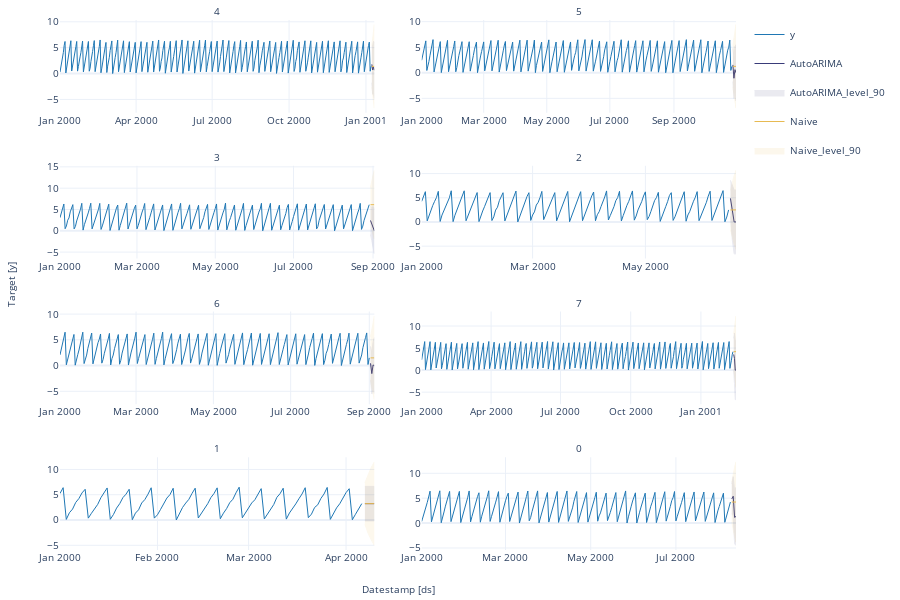

Notebook code for this chart:
### Code cell
#| hide
fcst.plot(panel_df, fcsts_df, models=['AutoARIMA', 'Naive'])

### Figure 1 — Plotly figure (JSON) as saved in the notebook; plotly's stock layout.template omitted (floating-point values rounded to 4 significant figures; data arrays with more than 128 entries replaced by an {"elided": "..."} marker saying what was removed)
{"data": [{"legendgroup": "y", "line": {"color": "#1f77b4", "width": 1}, "mode": "lines", "name": "y", "showlegend": true, "type": "scatter", "x": {"elided": "373 str values"}, "xaxis": "x", "y": {"elided": "373 float values"}, "yaxis": "y"}, {"legendgroup": "y", "line": {"color": "#1f77b4", "width": 1}, "mode": "lines", "name": "y", "showlegend": false, "type": "scatter", "x": {"elided": "301 str values"}, "xaxis": "x2", "y": {"elided": "301 float values"}, "yaxis": "y2"}, {"legendgroup": "y", "line": {"color": "#1f77b4", "width": 1}, "mode": "lines", "name": "y", "showlegend": false, "type": "scatter", "x": {"elided": "242 str values"}, "xaxis": "x3", "y": {"elided": "242 float values"}, "yaxis": "y3"}, {"legendgroup": "y", "line": {"color": "#1f77b4", "width": 1}, "mode": "lines", "name": "y", "showlegend": false, "type": "scatter", "x": {"elided": "167 str values"}, "xaxis": "x4", "y": {"elided": "167 float values"}, "yaxis": "y4"}, {"legendgroup": "y", "line": {"color": "#1f77b4", "width": 1}, "mode": "lines", "name": "y", "showlegend": false, "type": "scatter", "x": {"elided": "245 str values"}, "xaxis": "x5", "y": {"elided": "245 float values"}, "yaxis": "y5"}, {"legendgroup": "y", "line": {"color": "#1f77b4", "width": 1}, "mode": "lines", "name": "y", "showlegend": false, "type": "scatter", "x": {"elided": "409 str values"}, "xaxis": "x6", "y": {"elided": "409 float values"}, "yaxis": "y6"}, {"legendgroup": "y", "line": {"color": "#1f77b4", "width": 1}, "mode": "lines", "name": "y", "showlegend": false, "type": "scatter", "x": ["2000-01-01T00:00:00", "2000-01-02T00:00:00", "2000-01-03T00:00:00", "2000-01-04T00:00:00", "2000-01-05T00:00:00", "2000-01-06T00:00:00", "2000-01-07T00:00:00", "2000-01-08T00:00:00", "2000-01-09T00:00:00", "2000-01-10T00:00:00", "2000-01-11T00:00:00", "2000-01-12T00:00:00", "2000-01-13T00:00:00", "2000-01-14T00:00:00", "2000-01-15T00:00:00", "2000-01-16T00:00:00", "2000-01-17T00:00:00", "2000-01-18T00:00:00", "2000-01-19T00:00:00", "2000-01-20T00:00:00", "2000-01-21T00:00:00", "2000-01-22T00:00:00", "2000-01-23T00:00:00", "2000-01-24T00:00:00", "2000-01-25T00:00:00", "2000-01-26T00:00:00", "2000-01-27T00:00:00", "2000-01-28T00:00:00", "2000-01-29T00:00:00", "2000-01-30T00:00:00", "2000-01-31T00:00:00", "2000-02-01T00:00:00", "2000-02-02T00:00:00", "2000-02-03T00:00:00", "2000-02-04T00:00:00", "2000-02-05T00:00:00", "2000-02-06T00:00:00", "2000-02-07T00:00:00", "2000-02-08T00:00:00", "2000-02-09T00:00:00", "2000-02-10T00:00:00", "2000-02-11T00:00:00", "2000-02-12T00:00:00", "2000-02-13T00:00:00", "2000-02-14T00:00:00", "2000-02-15T00:00:00", "2000-02-16T00:00:00", "2000-02-17T00:00:00", "2000-02-18T00:00:00", "2000-02-19T00:00:00", "2000-02-20T00:00:00", "2000-02-21T00:00:00", "2000-02-22T00:00:00", "2000-02-23T00:00:00", "2000-02-24T00:00:00", "2000-02-25T00:00:00", "2000-02-26T00:00:00", "2000-02-27T00:00:00", "2000-02-28T00:00:00", "2000-02-29T00:00:00", "2000-03-01T00:00:00", "2000-03-02T00:00:00", "2000-03-03T00:00:00", "2000-03-04T00:00:00", "2000-03-05T00:00:00", "2000-03-06T00:00:00", "2000-03-07T00:00:00", "2000-03-08T00:00:00", "2000-03-09T00:00:00", "2000-03-10T00:00:00", "2000-03-11T00:00:00", "2000-03-12T00:00:00", "2000-03-13T00:00:00", "2000-03-14T00:00:00", "2000-03-15T00:00:00", "2000-03-16T00:00:00", "2000-03-17T00:00:00", "2000-03-18T00:00:00", "2000-03-19T00:00:00", "2000-03-20T00:00:00", "2000-03-21T00:00:00", "2000-03-22T00:00:00", "2000-03-23T00:00:00", "2000-03-24T00:00:00", "2000-03-25T00:00:00", "2000-03-26T00:00:00", "2000-03-27T00:00:00", "2000-03-28T00:00:00", "2000-03-29T00:00:00", "2000-03-30T00:00:00", "2000-03-31T00:00:00", "2000-04-01T00:00:00", "2000-04-02T00:00:00", "2000-04-03T00:00:00", "2000-04-04T00:00:00", "2000-04-05T00:00:00", "2000-04-06T00:00:00"], "xaxis": "x7", "y": [5.242, 6.394, 0.1147, 1.44, 2.157, 3.479, 4.236, 5.356, 6.077, 0.3652, 1.323, 2.107, 3.093, 4.404, 5.374, 6.337, 0.1384, 1.087, 2.352, 3.232, 4.42, 5.102, 6.082, 0.06242, 1.361, 2.015, 3.373, 4.046, 5.109, 6.375, 0.3658, 1.023, 2.105, 3.143, 4.339, 5.032, 6.278, 0.00462, 1.417, 2.492, 3.352, 4.091, 5.256, 6.29, 0.3938, 1.303, 2.109, 3.228, 4.439, 5.246, 6.358, 0.2431, 1.354, 2.249, 3.422, 4.097, 5.387, 6.487, 0.4312, 1.39, 2.493, 3.377, 4.002, 5.135, 6.205, 0.2141, 1.149, 2.201, 3.06, 4.49, 5.203, 6.285, 0.1718, 1.394, 2.206, 3.18, 4.2, 5.151, 6.388, 0.4631, 1.163, 2.476, 3.007, 4.267, 5.152, 6.441, 0.1253, 1.339, 2.405, 3.216, 4.376, 5.415, 6.19, 0.04827, 1.128, 2.296, 3.238], "yaxis": "y7"}, {"legendgroup": "y", "line": {"color": "#1f77b4", "width": 1}, "mode": "lines", "name": "y", "showlegend": false, "type": "scatter", "x": {"elided": "222 str values"}, "xaxis": "x8", "y": {"elided": "222 float values"}, "yaxis": "y8"}, {"legendgroup": "AutoARIMA", "line": {"color": "#393b79", "width": 1}, "mode": "lines", "name": "AutoARIMA", "showlegend": true, "type": "scatter", "x": ["2001-01-08T00:00:00", "2001-01-09T00:00:00", "2001-01-10T00:00:00", "2001-01-11T00:00:00"], "xaxis": "x", "y": [1.771, 0.6798, 1.236, 0.639], "yaxis": "y"}, {"fill": "toself", "fillcolor": "#393b79", "legendgroup": "AutoARIMA_level_90", "line": {"color": "#393b79", "width": 1}, "mode": "lines", "name": "AutoARIMA_level_90", "opacity": 0.1, "showlegend": true, "type": "scatter", "x": ["2001-01-08T00:00:00.000000000", "2001-01-09T00:00:00.000000000", "2001-01-10T00:00:00.000000000", "2001-01-11T00:00:00.000000000", "2001-01-11T00:00:00.000000000", "2001-01-10T00:00:00.000000000", "2001-01-09T00:00:00.000000000", "2001-01-08T00:00:00.000000000"], "xaxis": "x", "y": [5.311, 5.353, 6.194, 6.118, -4.839, -3.721, -3.993, -1.77], "yaxis": "y"}, {"legendgroup": "Naive", "line": {"color": "#e7ba52", "width": 1}, "mode": "lines", "name": "Naive", "showlegend": true, "type": "scatter", "x": ["2001-01-08T00:00:00", "2001-01-09T00:00:00", "2001-01-10T00:00:00", "2001-01-11T00:00:00"], "xaxis": "x", "y": [1.387, 1.387, 1.387, 1.387], "yaxis": "y"}, {"fill": "toself", "fillcolor": "#e7ba52", "legendgroup": "Naive_level_90", "line": {"color": "#e7ba52", "width": 1}, "mode": "lines", "name": "Naive_level_90", "opacity": 0.1, "showlegend": true, "type": "scatter", "x": ["2001-01-08T00:00:00.000000000", "2001-01-09T00:00:00.000000000", "2001-01-10T00:00:00.000000000", "2001-01-11T00:00:00.000000000", "2001-01-11T00:00:00.000000000", "2001-01-10T00:00:00.000000000", "2001-01-09T00:00:00.000000000", "2001-01-08T00:00:00.000000000"], "xaxis": "x", "y": [5.42, 7.091, 8.373, 9.454, -6.68, -5.599, -4.317, -2.647], "yaxis": "y"}, {"legendgroup": "AutoARIMA", "line": {"color": "#393b79", "width": 1}, "mode": "lines", "name": "AutoARIMA", "showlegend": false, "type": "scatter", "x": ["2000-10-28T00:00:00", "2000-10-29T00:00:00", "2000-10-30T00:00:00", "2000-10-31T00:00:00"], "xaxis": "x2", "y": [1.545, -1.07, 0.6109, 0], "yaxis": "y2"}, {"fill": "toself", "fillcolor": "#393b79", "legendgroup": "AutoARIMA_level_90", "line": {"color": "#393b79", "width": 1}, "mode": "lines", "name": "AutoARIMA_level_90", "opacity": 0.1, "showlegend": false, "type": "scatter", "x": ["2000-10-28T00:00:00.000000000", "2000-10-29T00:00:00.000000000", "2000-10-30T00:00:00.000000000", "2000-10-31T00:00:00.000000000", "2000-10-31T00:00:00.000000000", "2000-10-30T00:00:00.000000000", "2000-10-29T00:00:00.000000000", "2000-10-28T00:00:00.000000000"], "xaxis": "x2", "y": [4.797, 2.89, 5.156, 5.5, -5.5, -3.934, -5.03, -1.706], "yaxis": "y2"}, {"legendgroup": "Naive", "line": {"color": "#e7ba52", "width": 1}, "mode": "lines", "name": "Naive", "showlegend": false, "type": "scatter", "x": ["2000-10-28T00:00:00", "2000-10-29T00:00:00", "2000-10-30T00:00:00", "2000-10-31T00:00:00"], "xaxis": "x2", "y": [1.253, 1.253, 1.253, 1.253], "yaxis": "y2"}, {"fill": "toself", "fillcolor": "#e7ba52", "legendgroup": "Naive_level_90", "line": {"color": "#e7ba52", "width": 1}, "mode": "lines", "name": "Naive_level_90", "opacity": 0.1, "showlegend": false, "type": "scatter", "x": ["2000-10-28T00:00:00.000000000", "2000-10-29T00:00:00.000000000", "2000-10-30T00:00:00.000000000", "2000-10-31T00:00:00.000000000", "2000-10-31T00:00:00.000000000", "2000-10-30T00:00:00.000000000", "2000-10-29T00:00:00.000000000", "2000-10-28T00:00:00.000000000"], "xaxis": "x2", "y": [5.336, 7.027, 8.325, 9.419, -6.913, -5.819, -4.521, -2.83], "yaxis": "y2"}, {"legendgroup": "AutoARIMA", "line": {"color": "#393b79", "width": 1}, "mode": "lines", "name": "AutoARIMA", "showlegend": false, "type": "scatter", "x": ["2000-08-30T00:00:00", "2000-08-31T00:00:00", "2000-09-01T00:00:00", "2000-09-02T00:00:00"], "xaxis": "x3", "y": [2.421, 1.644, 1.213, 0], "yaxis": "y3"}, {"fill": "toself", "fillcolor": "#393b79", "legendgroup": "AutoARIMA_level_90", "line": {"color": "#393b79", "width": 1}, "mode": "lines", "name": "AutoARIMA_level_90", "opacity": 0.1, "showlegend": false, "type": "scatter", "x": ["2000-08-30T00:00:00.000000000", "2000-08-31T00:00:00.000000000", "2000-09-01T00:00:00.000000000", "2000-09-02T00:00:00.000000000", "2000-09-02T00:00:00.000000000", "2000-09-01T00:00:00.000000000", "2000-08-31T00:00:00.000000000", "2000-08-30T00:00:00.000000000"], "xaxis": "x3", "y": [5.73, 5.561, 5.663, 5.409, -5.409, -3.238, -2.273, -0.8877], "yaxis": "y3"}, {"legendgroup": "Naive", "line": {"color": "#e7ba52", "width": 1}, "mode": "lines", "name": "Naive", "showlegend": false, "type": "scatter", "x": ["2000-08-30T00:00:00", "2000-08-31T00:00:00", "2000-09-01T00:00:00", "2000-09-02T00:00:00"], "xaxis": "x3", "y": [6.127, 6.127, 6.127, 6.127], "yaxis": "y3"}, {"fill": "toself", "fillcolor": "#e7ba52", "legendgroup": "Naive_level_90", "line": {"color": "#e7ba52", "width": 1}, "mode": "lines", "name": "Naive_level_90", "opacity": 0.1, "showlegend": false, "type": "scatter", "x": ["2000-08-30T00:00:00.000000000", "2000-08-31T00:00:00.000000000", "2000-09-01T00:00:00.000000000", "2000-09-02T00:00:00.000000000", "2000-09-02T00:00:00.000000000", "2000-09-01T00:00:00.000000000", "2000-08-31T00:00:00.000000000", "2000-08-30T00:00:00.000000000"], "xaxis": "x3", "y": [10.15, 11.82, 13.09, 14.17, -1.919, -0.841, 0.4377, 2.104], "yaxis": "y3"}, {"legendgroup": "AutoARIMA", "line": {"color": "#393b79", "width": 1}, "mode": "lines", "name": "AutoARIMA", "showlegend": false, "type": "scatter", "x": ["2000-06-16T00:00:00", "2000-06-17T00:00:00", "2000-06-18T00:00:00", "2000-06-19T00:00:00"], "xaxis": "x4", "y": [4.876, 1.881, 0, 0], "yaxis": "y4"}, {"fill": "toself", "fillcolor": "#393b79", "legendgroup": "AutoARIMA_level_90", "line": {"color": "#393b79", "width": 1}, "mode": "lines", "name": "AutoARIMA_level_90", "opacity": 0.1, "showlegend": false, "type": "scatter", "x": ["2000-06-16T00:00:00.000000000", "2000-06-17T00:00:00.000000000", "2000-06-18T00:00:00.000000000", "2000-06-19T00:00:00.000000000", "2000-06-19T00:00:00.000000000", "2000-06-18T00:00:00.000000000", "2000-06-17T00:00:00.000000000", "2000-06-16T00:00:00.000000000"], "xaxis": "x4", "y": [8.601, 7.496, 6.599, 6.599, -6.599, -6.599, -3.735, 1.151], "yaxis": "y4"}, {"legendgroup": "Naive", "line": {"color": "#e7ba52", "width": 1}, "mode": "lines", "name": "Naive", "showlegend": false, "type": "scatter", "x": ["2000-06-16T00:00:00", "2000-06-17T00:00:00", "2000-06-18T00:00:00", "2000-06-19T00:00:00"], "xaxis": "x4", "y": [2.49, 2.49, 2.49, 2.49], "yaxis": "y4"}, {"fill": "toself", "fillcolor": "#e7ba52", "legendgroup": "Naive_level_90", "line": {"color": "#e7ba52", "width": 1}, "mode": "lines", "name": "Naive_level_90", "opacity": 0.1, "showlegend": false, "type": "scatter", "x": ["2000-06-16T00:00:00.000000000", "2000-06-17T00:00:00.000000000", "2000-06-18T00:00:00.000000000", "2000-06-19T00:00:00.000000000", "2000-06-19T00:00:00.000000000", "2000-06-18T00:00:00.000000000", "2000-06-17T00:00:00.000000000", "2000-06-16T00:00:00.000000000"], "xaxis": "x4", "y": [6.576, 8.268, 9.567, 10.66, -5.682, -4.587, -3.289, -1.596], "yaxis": "y4"}, {"legendgroup": "AutoARIMA", "line": {"color": "#393b79", "width": 1}, "mode": "lines", "name": "AutoARIMA", "showlegend": false, "type": "scatter", "x": ["2000-09-02T00:00:00", "2000-09-03T00:00:00", "2000-09-04T00:00:00", "2000-09-05T00:00:00"], "xaxis": "x5", "y": [0.4357, -1.568, 0.09745, 0], "yaxis": "y5"}, {"fill": "toself", "fillcolor": "#393b79", "legendgroup": "AutoARIMA_level_90", "line": {"color": "#393b79", "width": 1}, "mode": "lines", "name": "AutoARIMA_level_90", "opacity": 0.1, "showlegend": false, "type": "scatter", "x": ["2000-09-02T00:00:00.000000000", "2000-09-03T00:00:00.000000000", "2000-09-04T00:00:00.000000000", "2000-09-05T00:00:00.000000000", "2000-09-05T00:00:00.000000000", "2000-09-04T00:00:00.000000000", "2000-09-03T00:00:00.000000000", "2000-09-02T00:00:00.000000000"], "xaxis": "x5", "y": [3.72, 2.373, 4.565, 5.417, -5.417, -4.37, -5.509, -2.849], "yaxis": "y5"}, {"legendgroup": "Naive", "line": {"color": "#e7ba52", "width": 1}, "mode": "lines", "name": "Naive", "showlegend": false, "type": "scatter", "x": ["2000-09-02T00:00:00", "2000-09-03T00:00:00", "2000-09-04T00:00:00", "2000-09-05T00:00:00"], "xaxis": "x5", "y": [1.491, 1.491, 1.491, 1.491], "yaxis": "y5"}, {"fill": "toself", "fillcolor": "#e7ba52", "legendgroup": "Naive_level_90", "line": {"color": "#e7ba52", "width": 1}, "mode": "lines", "name": "Naive_level_90", "opacity": 0.1, "showlegend": false, "type": "scatter", "x": ["2000-09-02T00:00:00.000000000", "2000-09-03T00:00:00.000000000", "2000-09-04T00:00:00.000000000", "2000-09-05T00:00:00.000000000", "2000-09-05T00:00:00.000000000", "2000-09-04T00:00:00.000000000", "2000-09-03T00:00:00.000000000", "2000-09-02T00:00:00.000000000"], "xaxis": "x5", "y": [5.545, 7.225, 8.513, 9.6, -6.617, -5.531, -4.242, -2.563], "yaxis": "y5"}, {"legendgroup": "AutoARIMA", "line": {"color": "#393b79", "width": 1}, "mode": "lines", "name": "AutoARIMA", "showlegend": false, "type": "scatter", "x": ["2001-02-13T00:00:00", "2001-02-14T00:00:00", "2001-02-15T00:00:00", "2001-02-16T00:00:00"], "xaxis": "x6", "y": [3.552, 2.656, 0, 0], "yaxis": "y6"}, {"fill": "toself", "fillcolor": "#393b79", "legendgroup": "AutoARIMA_level_90", "line": {"color": "#393b79", "width": 1}, "mode": "lines", "name": "AutoARIMA_level_90", "opacity": 0.1, "showlegend": false, "type": "scatter", "x": ["2001-02-13T00:00:00.000000000", "2001-02-14T00:00:00.000000000", "2001-02-15T00:00:00.000000000", "2001-02-16T00:00:00.000000000", "2001-02-16T00:00:00.000000000", "2001-02-15T00:00:00.000000000", "2001-02-14T00:00:00.000000000", "2001-02-13T00:00:00.000000000"], "xaxis": "x6", "y": [7.191, 8.376, 6.697, 6.697, -6.697, -6.697, -3.063, -0.08763], "yaxis": "y6"}, {"legendgroup": "Naive", "line": {"color": "#e7ba52", "width": 1}, "mode": "lines", "name": "Naive", "showlegend": false, "type": "scatter", "x": ["2001-02-13T00:00:00", "2001-02-14T00:00:00", "2001-02-15T00:00:00", "2001-02-16T00:00:00"], "xaxis": "x6", "y": [4.177, 4.177, 4.177, 4.177], "yaxis": "y6"}, {"fill": "toself", "fillcolor": "#e7ba52", "legendgroup": "Naive_level_90", "line": {"color": "#e7ba52", "width": 1}, "mode": "lines", "name": "Naive_level_90", "opacity": 0.1, "showlegend": false, "type": "scatter", "x": ["2001-02-13T00:00:00.000000000", "2001-02-14T00:00:00.000000000", "2001-02-15T00:00:00.000000000", "2001-02-16T00:00:00.000000000", "2001-02-16T00:00:00.000000000", "2001-02-15T00:00:00.000000000", "2001-02-14T00:00:00.000000000", "2001-02-13T00:00:00.000000000"], "xaxis": "x6", "y": [8.211, 9.882, 11.16, 12.25, -3.892, -2.811, -1.529, 0.142], "yaxis": "y6"}, {"legendgroup": "AutoARIMA", "line": {"color": "#393b79", "width": 1}, "mode": "lines", "name": "AutoARIMA", "showlegend": false, "type": "scatter", "x": ["2000-04-07T00:00:00", "2000-04-08T00:00:00", "2000-04-09T00:00:00", "2000-04-10T00:00:00"], "xaxis": "x7", "y": [3.233, 3.233, 3.233, 3.233], "yaxis": "y7"}, {"fill": "toself", "fillcolor": "#393b79", "legendgroup": "AutoARIMA_level_90", "line": {"color": "#393b79", "width": 1}, "mode": "lines", "name": "AutoARIMA_level_90", "opacity": 0.1, "showlegend": false, "type": "scatter", "x": ["2000-04-07T00:00:00.000000000", "2000-04-08T00:00:00.000000000", "2000-04-09T00:00:00.000000000", "2000-04-10T00:00:00.000000000", "2000-04-10T00:00:00.000000000", "2000-04-09T00:00:00.000000000", "2000-04-08T00:00:00.000000000", "2000-04-07T00:00:00.000000000"], "xaxis": "x7", "y": [6.645, 6.645, 6.645, 6.645, -0.1799, -0.1799, -0.1799, -0.1799], "yaxis": "y7"}, {"legendgroup": "Naive", "line": {"color": "#e7ba52", "width": 1}, "mode": "lines", "name": "Naive", "showlegend": false, "type": "scatter", "x": ["2000-04-07T00:00:00", "2000-04-08T00:00:00", "2000-04-09T00:00:00", "2000-04-10T00:00:00"], "xaxis": "x7", "y": [3.238, 3.238, 3.238, 3.238], "yaxis": "y7"}, {"fill": "toself", "fillcolor": "#e7ba52", "legendgroup": "Naive_level_90", "line": {"color": "#e7ba52", "width": 1}, "mode": "lines", "name": "Naive_level_90", "opacity": 0.1, "showlegend": false, "type": "scatter", "x": ["2000-04-07T00:00:00.000000000", "2000-04-08T00:00:00.000000000", "2000-04-09T00:00:00.000000000", "2000-04-10T00:00:00.000000000", "2000-04-10T00:00:00.000000000", "2000-04-09T00:00:00.000000000", "2000-04-08T00:00:00.000000000", "2000-04-07T00:00:00.000000000"], "xaxis": "x7", "y": [7.367, 9.077, 10.39, 11.5, -5.019, -3.913, -2.601, -0.8905], "yaxis": "y7"}, {"legendgroup": "AutoARIMA", "line": {"color": "#393b79", "width": 1}, "mode": "lines", "name": "AutoARIMA", "showlegend": false, "type": "scatter", "x": ["2000-08-10T00:00:00", "2000-08-11T00:00:00", "2000-08-12T00:00:00", "2000-08-13T00:00:00"], "xaxis": "x8", "y": [4.858, 5.389, 1.143, 1.346], "yaxis": "y8"}, {"fill": "toself", "fillcolor": "#393b79", "legendgroup": "AutoARIMA_level_90", "line": {"color": "#393b79", "width": 1}, "mode": "lines", "name": "AutoARIMA_level_90", "opacity": 0.1, "showlegend": false, "type": "scatter", "x": ["2000-08-10T00:00:00.000000000", "2000-08-11T00:00:00.000000000", "2000-08-12T00:00:00.000000000", "2000-08-13T00:00:00.000000000", "2000-08-13T00:00:00.000000000", "2000-08-12T00:00:00.000000000", "2000-08-11T00:00:00.000000000", "2000-08-10T00:00:00.000000000"], "xaxis": "x8", "y": [7.861, 9.313, 6.453, 7.165, -4.473, -4.167, 1.466, 1.854], "yaxis": "y8"}, {"legendgroup": "Naive", "line": {"color": "#e7ba52", "width": 1}, "mode": "lines", "name": "Naive", "showlegend": false, "type": "scatter", "x": ["2000-08-10T00:00:00", "2000-08-11T00:00:00", "2000-08-12T00:00:00", "2000-08-13T00:00:00"], "xaxis": "x8", "y": [4.228, 4.228, 4.228, 4.228], "yaxis": "y8"}, {"fill": "toself", "fillcolor": "#e7ba52", "legendgroup": "Naive_level_90", "line": {"color": "#e7ba52", "width": 1}, "mode": "lines", "name": "Naive_level_90", "opacity": 0.1, "showlegend": false, "type": "scatter", "x": ["2000-08-10T00:00:00.000000000", "2000-08-11T00:00:00.000000000", "2000-08-12T00:00:00.000000000", "2000-08-13T00:00:00.000000000", "2000-08-13T00:00:00.000000000", "2000-08-12T00:00:00.000000000", "2000-08-11T00:00:00.000000000", "2000-08-10T00:00:00.000000000"], "xaxis": "x8", "y": [8.257, 9.925, 11.21, 12.29, -3.829, -2.749, -1.469, 0.1996], "yaxis": "y8"}], "layout": {"annotations": [{"font": {"size": 10}, "showarrow": false, "text": "4", "x": 0.2325, "xanchor": "center", "xref": "paper", "y": 1, "yanchor": "bottom", "yref": "paper"}, {"font": {"size": 10}, "showarrow": false, "text": "5", "x": 0.7675, "xanchor": "center", "xref": "paper", "y": 1, "yanchor": "bottom", "yref": "paper"}, {"font": {"size": 10}, "showarrow": false, "text": "3", "x": 0.2325, "xanchor": "center", "xref": "paper", "y": 0.725, "yanchor": "bottom", "yref": "paper"}, {"font": {"size": 10}, "showarrow": false, "text": "2", "x": 0.7675, "xanchor": "center", "xref": "paper", "y": 0.725, "yanchor": "bottom", "yref": "paper"}, {"font": {"size": 10}, "showarrow": false, "text": "6", "x": 0.2325, "xanchor": "center", "xref": "paper", "y": 0.45, "yanchor": "bottom", "yref": "paper"}, {"font": {"size": 10}, "showarrow": false, "text": "7", "x": 0.7675, "xanchor": "center", "xref": "paper", "y": 0.45, "yanchor": "bottom", "yref": "paper"}, {"font": {"size": 10}, "showarrow": false, "text": "1", "x": 0.2325, "xanchor": "center", "xref": "paper", "y": 0.175, "yanchor": "bottom", "yref": "paper"}, {"font": {"size": 10}, "showarrow": false, "text": "0", "x": 0.7675, "xanchor": "center", "xref": "paper", "y": 0.175, "yanchor": "bottom", "yref": "paper"}, {"font": {"size": 10}, "showarrow": false, "text": "Datestamp [ds]", "x": 0.5, "xanchor": "center", "xref": "paper", "y": 0, "yanchor": "top", "yref": "paper", "yshift": -30}, {"font": {"size": 10}, "showarrow": false, "text": "Target [y]", "textangle": -90, "x": 0, "xanchor": "right", "xref": "paper", "xshift": -40, "y": 0.5, "yanchor": "middle", "yref": "paper"}], "autosize": true, "font": {"size": 10}, "height": 600, "margin": {"b": 50, "l": 60, "r": 10, "t": 20}, "xaxis": {"anchor": "y", "domain": [0, 0.465], "showticklabels": true, "visible": true}, "xaxis2": {"anchor": "y2", "domain": [0.535, 1.0], "showticklabels": true, "visible": true}, "xaxis3": {"anchor": "y3", "domain": [0, 0.465], "showticklabels": true, "visible": true}, "xaxis4": {"anchor": "y4", "domain": [0.535, 1.0], "showticklabels": true, "visible": true}, "xaxis5": {"anchor": "y5", "domain": [0, 0.465], "showticklabels": true, "visible": true}, "xaxis6": {"anchor": "y6", "domain": [0.535, 1.0], "showticklabels": true, "visible": true}, "xaxis7": {"anchor": "y7", "domain": [0, 0.465], "showticklabels": true, "visible": true}, "xaxis8": {"anchor": "y8", "domain": [0.535, 1.0], "showticklabels": true, "visible": true}, "yaxis": {"anchor": "x", "domain": [0.825, 1]}, "yaxis2": {"anchor": "x2", "domain": [0.825, 1]}, "yaxis3": {"anchor": "x3", "domain": [0.55, 0.725]}, "yaxis4": {"anchor": "x4", "domain": [0.55, 0.725]}, "yaxis5": {"anchor": "x5", "domain": [0.275, 0.45]}, "yaxis6": {"anchor": "x6", "domain": [0.275, 0.45]}, "yaxis7": {"anchor": "x7", "domain": [0, 0.175]}, "yaxis8": {"anchor": "x8", "domain": [0, 0.175]}}}
